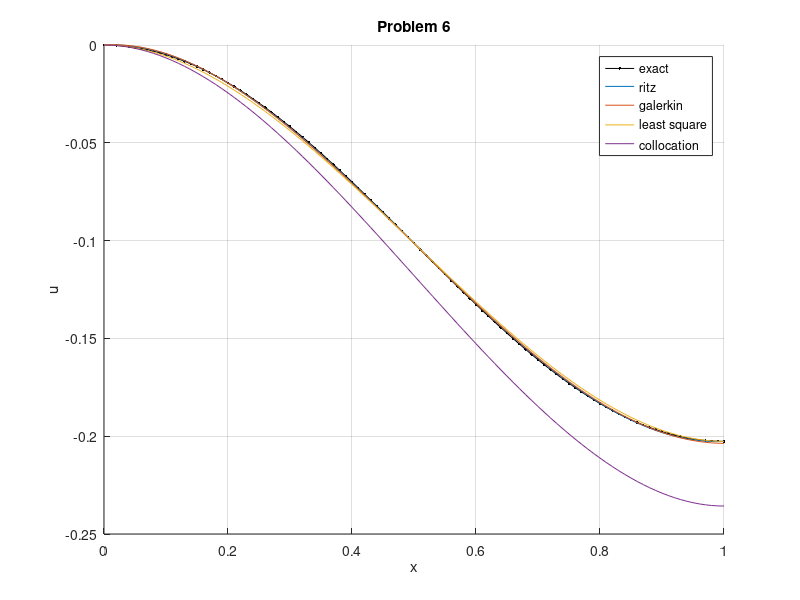

Source code (MATLAB):
clc;clear;close all

x = linspace(0,1,101);

%exact

u_norm_exact = 1/pi^2*(cos(pi*x)-1);

% ritz
A = [1 1 1;1 4/3 3/2;1 3/2 9/5];
b = [-2/pi^2;-2/pi^2;-3*(pi^2-4)/pi^4];

sol = inv(A)*b
u_norm_ritz = sol(1)*x+sol(2)*x.^2+sol(3)*x.^3;

% galerkin
A = [-4/3 -5/2 -18/5;-5/2 -24/5 -7;-18/5 -7 -72/7];
b = [-2/pi^2;3*-(pi^2+4)/pi^4;-4/pi^2-24/pi^4];

sol = inv(A)*b
u_norm_galerkin = (-2*x+x.^2)*sol(1)+(-3*x+x.^3)*sol(2)+(-4*x+x.^4)*sol(3);

% least square
A = [4 6 8;6 12 18;8 18 144/5];
b = [0;12/pi^2;24/pi^2];

sol = inv(A)*b
u_norm_LS = (-2*x+x.^2)*sol(1)+(-3*x+x.^3)*sol(2)+(-4*x+x.^4)*sol(3);

% collocation
A = [2 3/2 3/4;2 3 3;2 9/2 27/4];
b = [-sqrt(2)/2;0;sqrt(2)/2];

sol = inv(A)*b
u_norm_collocation = (-2*x+x.^2)*sol(1)+(-3*x+x.^3)*sol(2)+(-4*x+x.^4)*sol(3);

hold on
plot(x,u_norm_exact,'k.-')
plot(x,u_norm_ritz)
plot(x,u_norm_galerkin)
plot(x,u_norm_LS)
plot(x,u_norm_collocation)
legend('exact','ritz','galerkin','least square','collocation')
title('Problem 6')
xlabel('x')
ylabel('u')
axis([0 1 -0.25 0])
grid on
